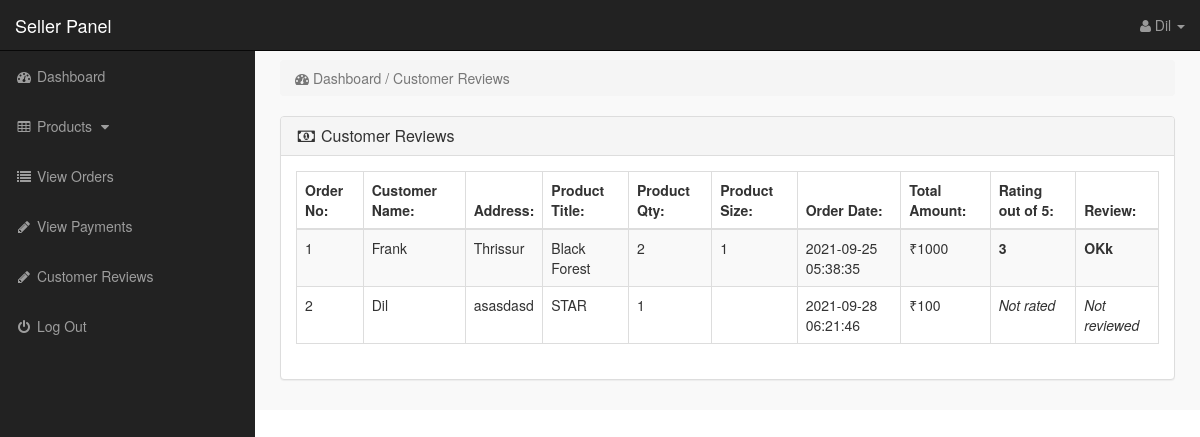
The page /seller-area/index.php?view_reviews (signed in) on the database its author committed.
### tables this page shows
CREATE TABLE `seller` (
  `Seller_name` varchar(20) NOT NULL,
  `Seller_email` varchar(50) NOT NULL,
  `Seller_pass` varchar(50) NOT NULL,
  `Seller_id` varchar(15) NOT NULL,
  `Seller_city` varchar(15) NOT NULL,
  `Seller_contact` varchar(20) NOT NULL,
  `Seller_address` varchar(100) NOT NULL,
  `confirm` int(11) NOT NULL
);

CREATE TABLE `customer_orders` (
  `order_id` int(10) NOT NULL,
  `customer_id` int(10) NOT NULL,
  `pro_id` int(10) NOT NULL,
  `wish_text` varchar(30) NOT NULL,
  `s_id` varchar(20) NOT NULL,
  `due_amount` int(100) NOT NULL,
  `invoice_no` int(100) NOT NULL,
  `qty` int(10) NOT NULL,
  `size` text NOT NULL,
  `order_date` timestamp NOT NULL DEFAULT current_timestamp(),
  `order_status` text NOT NULL,
  `pro_dt` datetime DEFAULT NULL
);

CREATE TABLE `customers` (
  `customer_id` int(10) NOT NULL,
  `customer_name` varchar(255) NOT NULL,
  `customer_email` varchar(255) NOT NULL,
  `customer_pass` varchar(255) NOT NULL,
  `customer_country` text NOT NULL,
  `customer_city` text NOT NULL,
  `customer_contact` varchar(255) NOT NULL,
  `customer_address` text NOT NULL,
  `customer_image` text NOT NULL,
  `customer_ip` varchar(255) NOT NULL,
  `customer_confirm_code` text NOT NULL
);

CREATE TABLE `products` (
  `product_id` int(10) NOT NULL,
  `Seller_id` varchar(20) NOT NULL,
  `cat_id` int(10) NOT NULL,
  `manufacturer_id` int(10) NOT NULL,
  `date` timestamp NOT NULL DEFAULT current_timestamp() ON UPDATE current_timestamp(),
  `product_title` text NOT NULL,
  `product_url` text NOT NULL,
  `product_img1` text NOT NULL,
  `product_img2` text NOT NULL,
  `product_img3` text NOT NULL,
  `product_price` int(10) NOT NULL,
  `product_weight` text NOT NULL,
  `product_psp_price` int(100) DEFAULT NULL,
  `product_desc` text NOT NULL,
  `product_features` text NOT NULL,
  `product_video` text NOT NULL,
  `product_keywords` text NOT NULL,
  `product_label` text NOT NULL,
  `status` varchar(255) NOT NULL
);

CREATE TABLE `customer_review` (
  `order_id` int(10) NOT NULL,
  `customer_id` varchar(20) NOT NULL,
  `product_id` varchar(10) NOT NULL,
  `star` varchar(5) NOT NULL,
  `review` text NOT NULL
);

### seller-area/view_reviews.php (the view, shortened to what this page needs)
<?php
if(!isset($_SESSION['seller'])){
echo "<script>window.open('login.php','_self')</script>";
}
else {
?>
<div class="row">
<div class="col-lg-12">
<ol class="breadcrumb">
<li class="active">
<i class="fa fa-dashboard"></i> Dashboard / Customer Reviews
</li>
</ol>
</div>
</div>
<div class="row">
<div class="col-lg-12">
<div class="panel panel-default">
<div class="panel-heading">
<h3 class="panel-title">
<i class="fa fa-money fa-fw"></i> Customer Reviews
</h3>
</div>
<div class="panel-body">
<div class="table-responsive">
<table class="table table-bordered table-hover table-striped">
<thead>
<tr>
<th>Order No:</th>
<th>Customer Name:</th>
<th>Address:</th>
<th>Product Title:</th>
<th>Product Qty:</th>
<th>Product Size:</th>
<th>Order Date:</th>
<th>Total Amount:</th>
<th>Rating out of 5:</th>
<th>Review:</th>
</tr>
</thead>
<tbody>
<?php
$i = 0;
$seller_session = $_SESSION['seller'];
$get_orders = "select * from customer_orders where order_status='Completed' AND s_id='$seller_session'";
$run_orders = mysqli_query($con,$get_orders);
while ($row_orders = mysqli_fetch_array($run_orders)) {
$order_id = $row_orders['order_id'];
$c_id = $row_orders['customer_id'];
$product_id = $row_orders['pro_id'];
$qty = $row_orders['qty'];
$size = $row_orders['size'];
$get_products = "select * from products where product_id='$product_id' AND Seller_id='$seller_session'";
$run_products = mysqli_query($con,$get_products);
$row_products = mysqli_fetch_array($run_products);
$product_title = $row_products['product_title'];
$get_rev = "select * from customer_review where order_id='$order_id'";
$run_rev = mysqli_query($con,$get_rev);
while($row_rev = mysqli_fetch_array($run_rev)){
$product_rate = $row_rev['star'];
$product_rev = $row_rev['review'];
}
$i++;
?>
<tr>
<td><?php echo $i; ?></td>
<td>
<?php
$get_customer = "select * from customers where customer_id='$c_id'";
$run_customer = mysqli_query($con,$get_customer);
$row_customer = mysqli_fetch_array($run_customer);
$customer_email = $row_customer['customer_name'];
$invoice_no = $row_customer['customer_address'];
echo $customer_email;
 ?>
 </td>
<td><?php echo $invoice_no; ?></td>
<td><?php echo $product_title; ?></td>
<td><?php echo $qty; ?></td>
<td><?php echo $size; ?></td>
<td>
<?php
$get_customer_order = "select * from customer_orders where order_id='$order_id' and s_id='$seller_session'";
$run_customer_order = mysqli_query($con,$get_customer_order);
$row_customer_order = mysqli_fetch_array($run_customer_order);
$order_date = $row_customer_order['order_date'];
$due_amount = $row_customer_order['due_amount'];
echo $order_date;
?>
</td>
<td>₹<?php echo $due_amount; ?></td>
<td>
<?php if(!isset($product_rate))
echo "<i>Not rated</i>";
else
echo "<b>".$product_rate."</b>";
?>
</td>
<td>
    <?php if(!isset($product_rev))
echo "<i>Not reviewed</i>";
else
echo "<b>".$product_rev."</b>";
$product_rate=$product_rev=null;
?>
</td>
</tr>
<?php } ?>
</tbody>
</table>
</div>
</div>
</div>
</div>
</div>
<?php } ?>

### seller-area/includes/sidebar.php (shortened to what this page needs)
<?php
if(!isset($_SESSION['seller'])){
echo "<script>window.open('login.php','_self')</script>";
}
else {
?>
<nav class="navbar navbar-inverse navbar-fixed-top" >
<div class="navbar-header" >
<a class="navbar-brand" href="index.php?dashboard" >Seller Panel</a>
</div>
<ul class="nav navbar-right top-nav" >
<li class="dropdown" >
<a href="#" class="dropdown-toggle" data-toggle="dropdown" >
<i class="fa fa-user" ></i>
<?php echo $admin_name; ?> <b class="caret" ></b>
</a>
</li>
</ul>
<div class="collapse navbar-collapse navbar-ex1-collapse">
<ul class="nav navbar-nav side-nav">
<li>
<a href="index.php?dashboard">
<i class="fa fa-fw fa-dashboard"></i> Dashboard
</a>
</li>
<li>
<a href="#" data-toggle="collapse" data-target="#products">
<i class="fa fa-fw fa-table"></i> Products
<i class="fa fa-fw fa-caret-down"></i>
</a>
</li>
<li>
<li>
<a href="index.php?view_orders">
<i class="fa fa-fw fa-list"></i> View Orders
</a>
</li>
<li>
<a href="index.php?view_payments">
<i class="fa fa-fw fa-pencil"></i> View Payments
</a>
</li>
<li>
<a href="index.php?view_reviews">
<i class="fa fa-fw fa-pencil"></i> Customer Reviews
</a>
</li>
<li>
<a href="logout.php">
<i class="fa fa-fw fa-power-off"></i> Log Out
</a>
</li>
</ul>
</div>
</nav>
<?php } ?>

### seller-area/css/style.css (style rules this page uses)
body { margin-top:100px; }
@media (min-width: 768px) { body { margin-top:50px; } }
.top-nav { padding:0 15px; }
.top-nav>li { display:inline-block; float:left; }
.top-nav>li>a { padding-top:15px; padding-bottom:15px; line-height:20px; color:#999; }
@media (min-width: 768px) { .side-nav { position:fixed; top:51px; width:255px; border-radius:0; overflow-y:auto; background-color: #222; bottom:0; overflow-x:hidden; padding-bottom:40px; } }
@media (min-width: 768px) { .side-nav>li>a { width:255px; } }
.panel-body { border-radius:5px; }

### rows shown on the page
seller: Seller_name "Dil"
customer_orders: customer.customer_name "Frank", customer.customer_address "Thrissur", products.product_title "Black Forest", qty "2", size "1", order_date "2021-09-25 05:38:35", due_amount "1000", customer_review.star "3", customer_review.review "OKk"
customer_orders: customer.customer_name "Dil", customer.customer_address "asasdasd", products.product_title "STAR", qty "1", order_date "2021-09-28 06:21:46", due_amount "100", shows "Not rated", shows "Not reviewed"
